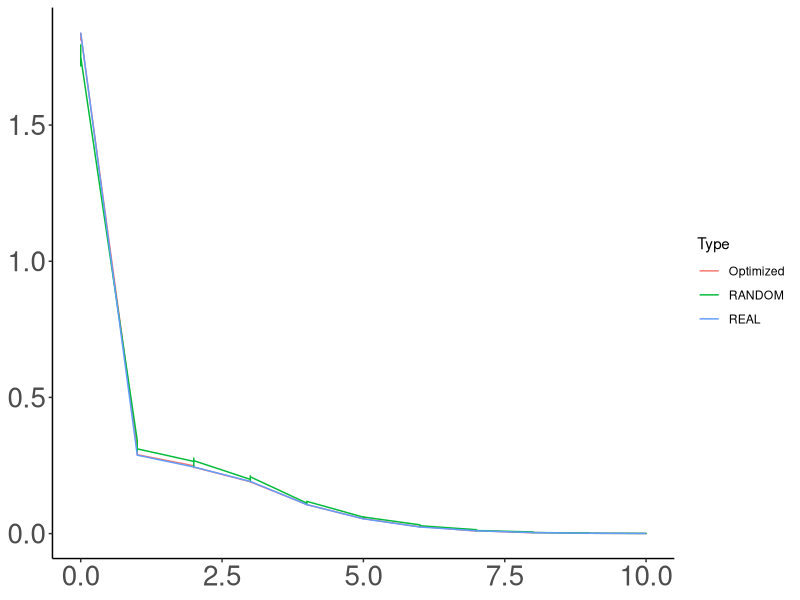
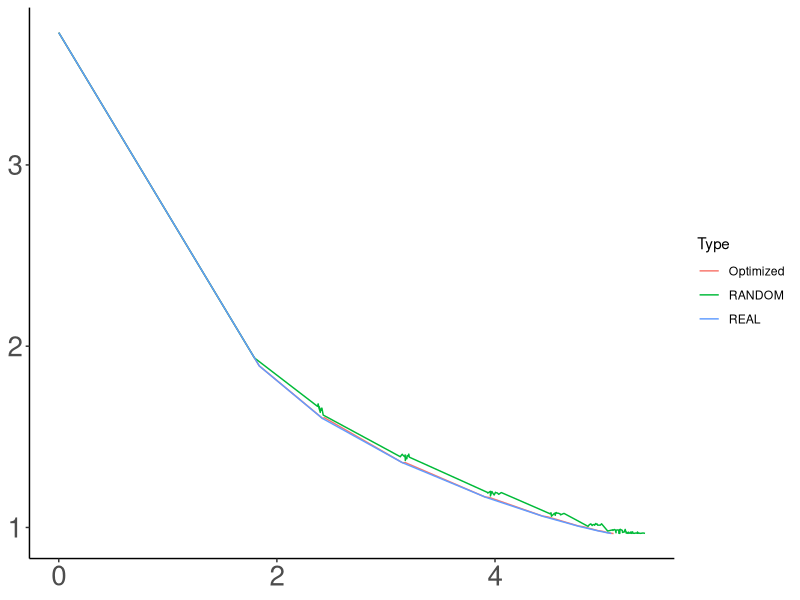
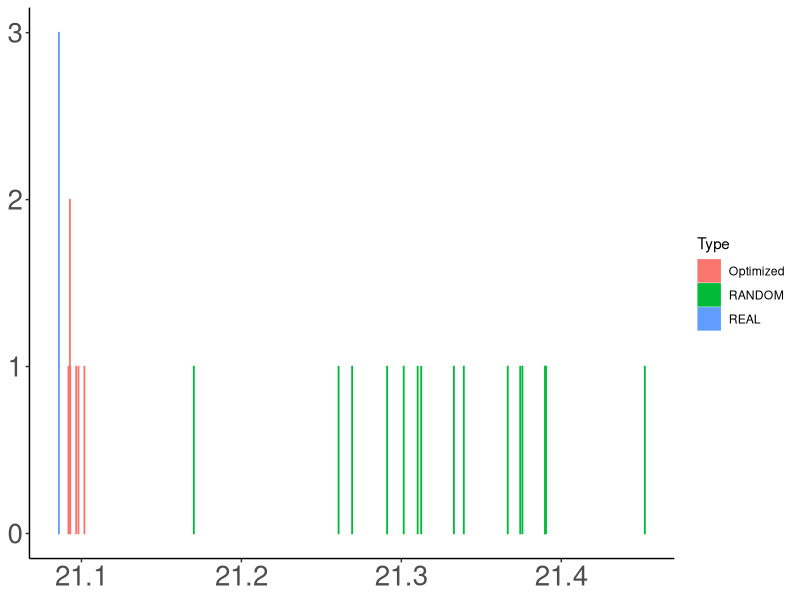
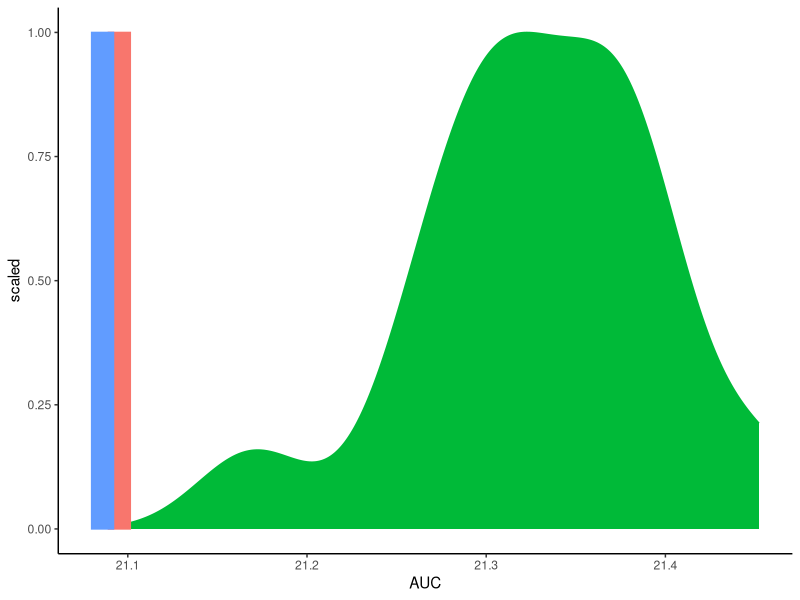

Source code (R) for these figures, in order:
data = read.csv("results.tsv", sep="\t")


library(tidyr)
library(dplyr)
library(ggplot2)

data = data %>% filter(Script == "forWords_Sesotho_RandomOrder_FormsWordsGraphemes.py")


data$Type = ifelse(data$Model %in% c("REAL", "RANDOM"), as.character(data$Model), "Optimized")

plot = ggplot(data, aes(x=Distance, y=MI, color=Type)) + geom_line() #size=2)
plot = plot + theme_bw()
plot = plot + theme(axis.title.x=element_blank(), axis.title.y=element_blank(), axis.text = element_text(size=20))
plot = plot + theme(panel.grid.major = element_blank(), panel.grid.minor = element_blank(), panel.background = element_blank()) #, legend.position="none")
plot = plot + theme(axis.line = element_line(colour = "black"),
            panel.grid.major = element_blank(),
                panel.grid.minor = element_blank(),
                panel.border = element_blank(),
                    panel.background = element_blank())
ggsave(plot, file=paste("figures/Sesotho-suffixes-byPhonemes-it.pdf", sep=""), height=4, width=4)



plot = ggplot(data, aes(x=Memory, y=Surprisal, color=Type)) + geom_line() #size=2)
plot = plot + theme_bw()
plot = plot + theme(axis.title.x=element_blank(), axis.title.y=element_blank(), axis.text = element_text(size=20))
plot = plot + theme(panel.grid.major = element_blank(), panel.grid.minor = element_blank(), panel.background = element_blank()) #, legend.position="none")
plot = plot + theme(axis.line = element_line(colour = "black"),
            panel.grid.major = element_blank(),
                panel.grid.minor = element_blank(),
                panel.border = element_blank(),
                    panel.background = element_blank())
ggsave(plot, file=paste("figures/Sesotho-suffixes-byPhonemes-memsurp.pdf", sep=""), height=4, width=4)




data = read.csv("results_auc.tsv", sep="\t")

data = data %>% filter(Script == "forWords_Sesotho_RandomOrder_FormsWordsGraphemes.py")


data$Type = ifelse(data$Model %in% c("REAL", "RANDOM"), as.character(data$Model), "Optimized")

plot = ggplot(data, aes(x=AUC, y=1, color=Type, fill=Type)) + geom_bar(stat="identity") #size=2)
plot = plot + theme_bw()
plot = plot + theme(axis.title.x=element_blank(), axis.title.y=element_blank(), axis.text = element_text(size=20))
plot = plot + theme(panel.grid.major = element_blank(), panel.grid.minor = element_blank(), panel.background = element_blank()) #, legend.position="none")
plot = plot + theme(axis.line = element_line(colour = "black"),
            panel.grid.major = element_blank(),
                panel.grid.minor = element_blank(),
                panel.border = element_blank(),
                    panel.background = element_blank())
ggsave(plot, file=paste("figures/Sesotho-suffixes-byPhonemes-auc.pdf", sep=""), height=4, width=4)



barWidth = (max(data$AUC) - min(data$AUC))/30

plot = ggplot(data, aes(x=AUC, fill=Type, color=Type))
plot = plot + theme_classic()
plot = plot + theme(legend.position="none")
plot = plot + geom_density(data= data%>%filter(Type == "RANDOM"), aes(y=..scaled..)) 
plot = plot + geom_bar(data = data %>% filter(!(Type %in% c("RANDOM"))) %>% group_by(Type) %>% summarise(AUC=mean(AUC)) %>% mutate(y=1),  aes(y=y, group=Type), width=barWidth, stat="identity", position = position_dodge())
ggsave(plot, file=paste("figures/Sesotho-suffixes-byPhonemes-auc-hist.pdf", sep=""), height=4, width=4)
